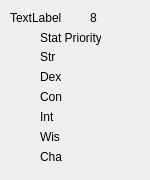
<?xml version="1.0" encoding="UTF-8"?>
<ui version="4.0">
 <class>ClassCard</class>
 <widget class="QWidget" name="ClassCard">
  <property name="geometry">
   <rect>
    <x>0</x>
    <y>0</y>
    <width>150</width>
    <height>180</height>
   </rect>
  </property>
  <property name="sizePolicy">
   <sizepolicy hsizetype="Fixed" vsizetype="Fixed">
    <horstretch>0</horstretch>
    <verstretch>0</verstretch>
   </sizepolicy>
  </property>
  <property name="minimumSize">
   <size>
    <width>150</width>
    <height>180</height>
   </size>
  </property>
  <property name="maximumSize">
   <size>
    <width>150</width>
    <height>180</height>
   </size>
  </property>
  <property name="windowTitle">
   <string>Form</string>
  </property>
  <widget class="QLabel" name="Name">
   <property name="geometry">
    <rect>
     <x>10</x>
     <y>10</y>
     <width>61</width>
     <height>16</height>
    </rect>
   </property>
   <property name="text">
    <string>TextLabel</string>
   </property>
  </widget>
  <widget class="QLabel" name="HitDie">
   <property name="geometry">
    <rect>
     <x>90</x>
     <y>10</y>
     <width>21</width>
     <height>16</height>
    </rect>
   </property>
   <property name="text">
    <string>8</string>
   </property>
  </widget>
  <widget class="QLabel" name="Stat1">
   <property name="geometry">
    <rect>
     <x>40</x>
     <y>50</y>
     <width>47</width>
     <height>13</height>
    </rect>
   </property>
   <property name="text">
    <string>Str</string>
   </property>
  </widget>
  <widget class="QLabel" name="Stat5">
   <property name="geometry">
    <rect>
     <x>40</x>
     <y>130</y>
     <width>47</width>
     <height>13</height>
    </rect>
   </property>
   <property name="text">
    <string>Wis</string>
   </property>
  </widget>
  <widget class="QLabel" name="Stat3">
   <property name="geometry">
    <rect>
     <x>40</x>
     <y>90</y>
     <width>47</width>
     <height>13</height>
    </rect>
   </property>
   <property name="text">
    <string>Con</string>
   </property>
  </widget>
  <widget class="QLabel" name="Stat6">
   <property name="geometry">
    <rect>
     <x>40</x>
     <y>150</y>
     <width>47</width>
     <height>13</height>
    </rect>
   </property>
   <property name="text">
    <string>Cha</string>
   </property>
  </widget>
  <widget class="QLabel" name="Stat4">
   <property name="geometry">
    <rect>
     <x>40</x>
     <y>110</y>
     <width>47</width>
     <height>13</height>
    </rect>
   </property>
   <property name="text">
    <string>Int</string>
   </property>
  </widget>
  <widget class="QLabel" name="Stat2">
   <property name="geometry">
    <rect>
     <x>40</x>
     <y>70</y>
     <width>47</width>
     <height>13</height>
    </rect>
   </property>
   <property name="text">
    <string>Dex</string>
   </property>
  </widget>
  <widget class="QLabel" name="label">
   <property name="geometry">
    <rect>
     <x>40</x>
     <y>30</y>
     <width>61</width>
     <height>16</height>
    </rect>
   </property>
   <property name="text">
    <string>Stat Priority</string>
   </property>
  </widget>
 </widget>
 <resources/>
 <connections/>
</ui>
